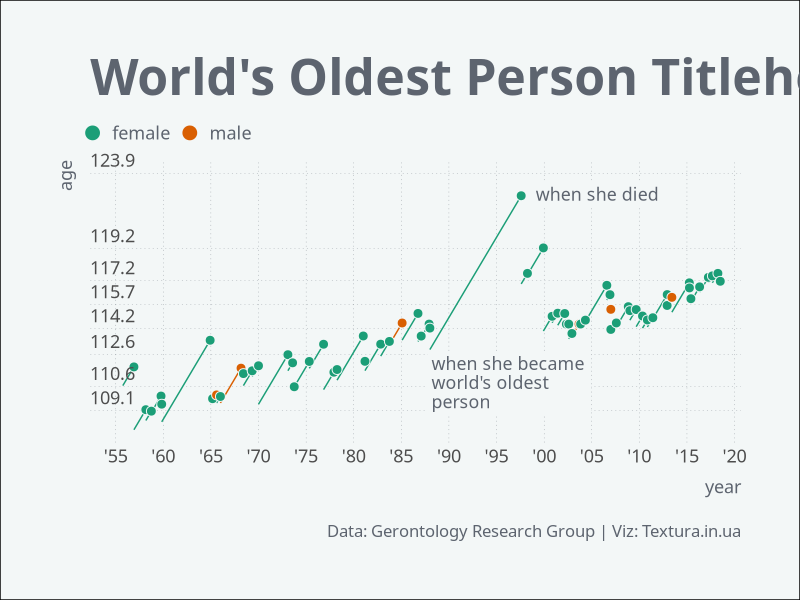

Source code (R):
library(dplyr)
library(stringr)
library(ggplot2)

Sys.setlocale(category = 'LC_TIME', locale = 'en_US.UTF-8')

df <- read.csv('data.csv', stringsAsFactors = F)

# declare function to format dates

fix_dates <- function(date_vector){
  
  date_vector <- date_vector %>% 
    str_replace_all('Jan.', 'January') %>% 
    str_replace_all('Feb.', 'February') %>% 
    str_replace_all('Mar.', 'March') %>% 
    str_replace_all('Apr.', 'April') %>% 
    str_replace_all('Aug.', 'August') %>% 
    str_replace_all('Sept.', 'September') %>% 
    str_replace_all('Oct.', 'October') %>% 
    str_replace_all('Nov.', 'November') %>% 
    str_replace_all('Dec.', 'December') %>% 
    str_squish()
  
  date_vector <- case_when(
    str_detect(date_vector, '(?<=\\w )\\d') ~ paste0(str_extract(date_vector, '^\\w+'),
                                                    ' 0',
                                                    str_extract(date_vector, '(?<=\\w )\\d'),
                                                    ', ',
                                                    str_extract(date_vector, '\\b\\d{4}\\b'))
  )

  date_vector <- as.Date(date_vector, format = '%B %d, %Y')
      
  return(date_vector)
  
}


# fix dates and calculate necessary variables

df <- df %>% 
  mutate(born = fix_dates(born),
         died = fix_dates(died),
         age = lubridate::time_length(died - born, 'years')) %>% 
  mutate(became = lag(died), 
         age_became = lubridate::time_length(became - born, 'years')) %>% 
  filter(!is.na(became)) %>% 
  select(index, name, birthplace, born, became, died, age_became, age_died = age, gender)

# fix current titleholder dates

df$died[nrow(df)] <- Sys.Date()
df$age_died[nrow(df)] <- lubridate::time_length(df$died[nrow(df)] - df$born[nrow(df)], 'years')

legend <- data.frame(
  x = as.Date(c('1987-10-01', '1998-01-01')),
  y = c(112.7, 122.6),
  label = c('when she became\nworld\'s oldest\nperson', 'when she died')
)

# visualize

png(filename = 'oldest.png', width = 1000, height = 600)

ggplot(df)+
  geom_segment(aes(x = became, y = age_became, xend = died, yend = age_died, color = gender),
               show.legend = F)+
  geom_point(data = df[1:nrow(df)-1, ], aes(x = died, y = age_died, fill = gender), 
             pch = 21, color = '#F3F7F7', size = 3)+
  geom_label(data = legend, aes(x = x, y = y, label = label), 
            family = 'Ubuntu Mono', color = '#5D646F', fill = '#F3F7F7',
            hjust = c(0, -0.05), vjust = c(1, 0.5), label.size = NA, 
            size = 4.5, lineheight = 0.9)+
  scale_fill_brewer(type = 'qual', palette = 2, labels = c('female', 'male'), 
                    aesthetics = c('fill', 'color'))+
  scale_x_date(limits = c(as.Date('1953-01-01'), as.Date('2020-01-01')),
               breaks = seq.Date(as.Date('1955-01-01'), as.Date('2020-01-01'), '5 years'), 
               date_labels = '\'%y', expand = c(0.01, 0.01))+
  scale_y_continuous(breaks = classInt::classIntervals(as.numeric(df$age_died), 7, 
                                                       style = 'jenks')$brks %>% 
                       round(digits = 1))+
  guides(fill = guide_legend(override.aes = list(size = 5)))+
  labs(title = 'World\'s Oldest Person Titleholders Since 1955',
       caption = 'Data: Gerontology Research Group | Viz: Textura.in.ua',
       x = 'year', y = 'age')+
  theme_minimal(base_family = 'Ubuntu Mono')+
  theme(
    legend.position = 'top',
    legend.justification = 'left',
    legend.title = element_blank(),
    legend.text = element_text(size = 13),
    legend.spacing.x = unit(5, 'pt'),
    legend.margin = margin(l = -7),
    text = element_text(color = '#5D646F'),
    axis.title.x = element_text(hjust = 1, size = 13, margin = margin(t = 10)),
    axis.title.y = element_text(hjust = 1, size = 13, margin = margin(r = 10)),
    axis.text = element_text(size = 13),
    axis.text.y = element_text(vjust = -0.5, margin = margin(r = -35)),
    panel.grid.major = element_line(linetype = 'dotted', color = '#5D646F', size = 0.1),
    panel.grid.minor = element_blank(),
    plot.title = element_text(size = 36, face = 'bold', margin = margin(b = 10)),
    plot.subtitle = element_text(size = 18, margin = margin(b = 10)),
    plot.caption = element_text(size = 12, margin = margin(t = 20)),
    plot.background = element_rect(fill = '#F3F7F7'),
    plot.margin = unit(c(1.5, 1.5, 1.5, 1.5), 'cm')
  )

dev.off()
